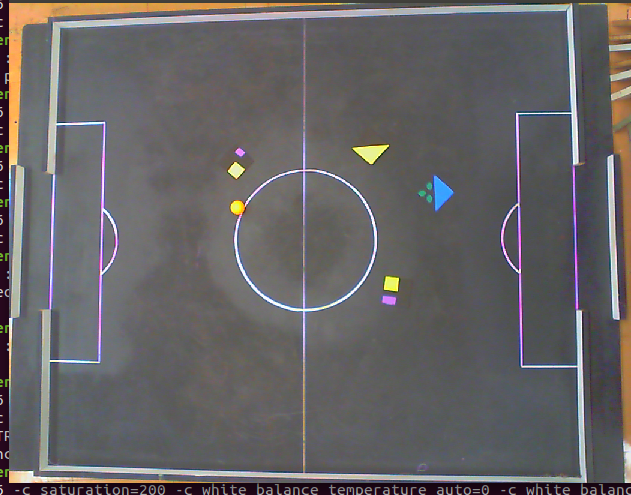
//> input picture Software/Imagens/campo_bonito_1.png, 631 x 495 px
$ ./find_color   (built with g++ and OpenCV 4)
//> lines starting //> are read from the running program, lines starting //| are printed output that depends on the picture; after the words box and inside, x2 and y2 are one past the last pixel; in counts of white or black regions, pixels touching at a corner belong together
#include <opencv2/core/core.hpp>
#include <opencv2/imgproc.hpp>
#include <opencv2/opencv.hpp>
#include <opencv2/highgui/highgui.hpp>
#include <iostream>
#include <unistd.h>

using namespace cv;
using namespace std;

//Input and Output Image;
Mat input, output;

int main( )
{
    // Input Quadilateral or Image plane coordinates
    int threshold = 100;
    int thresholdProp = 1;
    int apertureSize = 1;
    int L2gradient = true;

    input = imread( "Imagens/campo_bonito_1.png", 1 );
//> input is the input picture: 495 rows x 631 cols, CV_8UC3; mean B, G, R 101, 99.9, 102.5

    Mat imagem_hsv = Mat::zeros(input.size(), CV_8UC3);
    cvtColor(input, imagem_hsv, COLOR_BGR2HSV);
//> imagem_hsv: 495 rows x 631 cols, CV_8UC3; mean H, S, V 83.6, 35.5, 109.2

    vector<Mat> channelHSV;
    split(imagem_hsv, channelHSV);
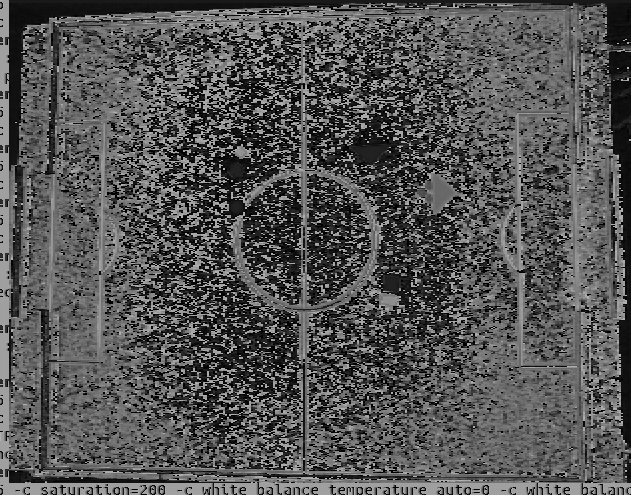
//> channelHSV[0]: 495 rows x 631 cols, CV_8UC1; min 0, max 179, mean 83.6
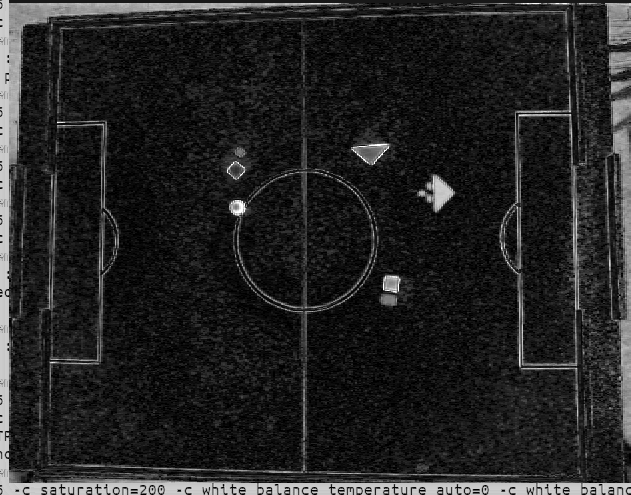
//> channelHSV[1]: 495 rows x 631 cols, CV_8UC1; min 0, max 255, mean 35.5
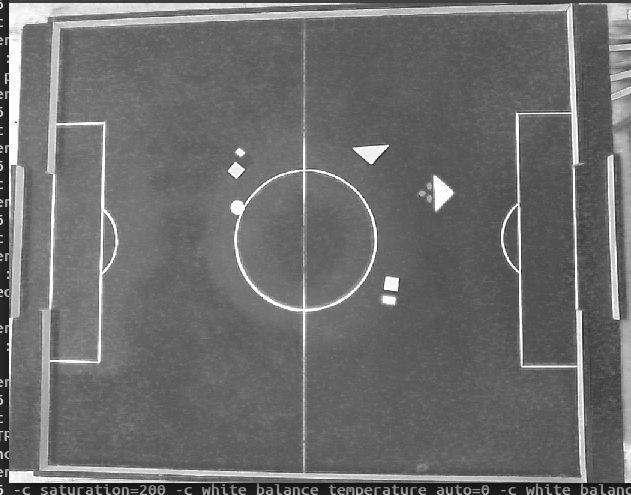
//> channelHSV[2]: 495 rows x 631 cols, CV_8UC1; min 22, max 255, mean 109.2

    int hmin = 0, hmax = 0, smin = 0, smax = 0, vmin= 0, vmax = 0;

    namedWindow( "Control", WINDOW_AUTOSIZE );
    createTrackbar("Hmin", "Control", &hmin, 360);
//> slider 'Hmin' is set to 72
    createTrackbar("Hmax", "Control", &hmax, 360);
//> slider 'Hmax' is set to 360
    createTrackbar("Smin", "Control", &smin, 255);
//> slider 'Smin' is set to 51
    createTrackbar("Smax", "Control", &smax, 255);
//> slider 'Smax' is set to 255
    createTrackbar("Vmin", "Control", &vmin, 255);
//> slider 'Vmin' is set to 51
    createTrackbar("Vmax", "Control", &vmax, 255);
//> slider 'Vmax' is set to 255
    imshow("Input",input);

    namedWindow( "Display window 2", WINDOW_AUTOSIZE );// Create a window for display.
    while(1)
    {

        Mat imagemBranco;
        inRange(imagem_hsv, Scalar(hmin, smin, vmin), Scalar(hmax, smax, vmax), imagemBranco);    //
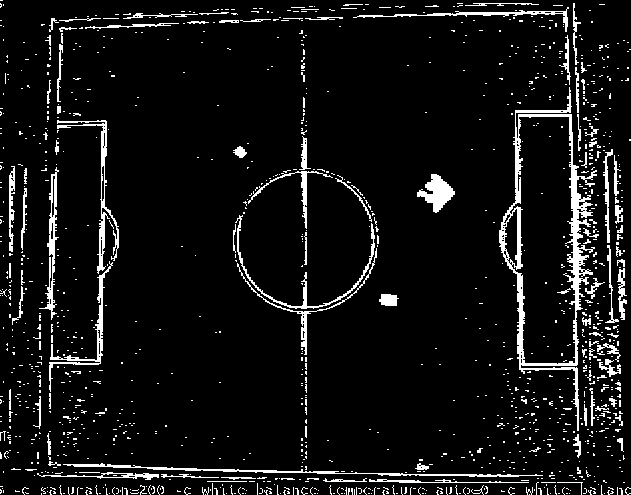
//> imagemBranco: 495 rows x 631 cols, CV_8UC1; 7.2% white; 1224 white regions (1118 under 20 px), largest, box (x1, y1, x2, y2) and area: (499, 87, 597, 431) 4352, (63, 463, 543, 477) 1034, (57, 120, 119, 274) 962


        /// Apply the erosion operation
        int erosion_size = 1;
        erode( imagemBranco, imagemBranco, getStructuringElement( MORPH_ELLIPSE,
                                           Size( 2*erosion_size + 1, 2*erosion_size+1 ),
                                           Point( erosion_size, erosion_size ) ) );
        erosion_size = 2;
        dilate( imagemBranco, imagemBranco, getStructuringElement( MORPH_RECT,
                                           Size( 2*erosion_size + 1, 2*erosion_size+1 ),
                                           Point( erosion_size, erosion_size ) ) );
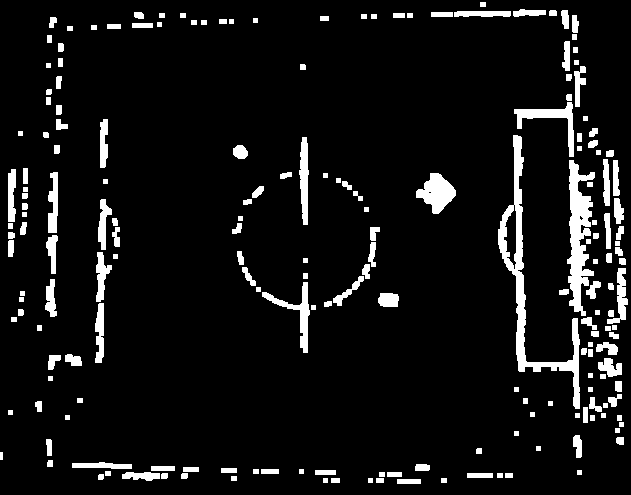
//> imagemBranco: 495 rows x 631 cols, CV_8UC1; 7.6% white; 198 white regions, largest, box (x1, y1, x2, y2) and area: (498, 135, 580, 409) 3240, (567, 160, 595, 316) 2278, (416, 173, 456, 214) 939

        imshow( "Display window 2", imagemBranco);                   // Show our image inside it.
        waitKey(30);                                          // Wait for a keystroke in the window
   }


    waitKey(0);
    return 0;
}

$ run again, with Software/Imagens/campo_bonito_2.png copied over Software/Imagens/campo_bonito_1.png
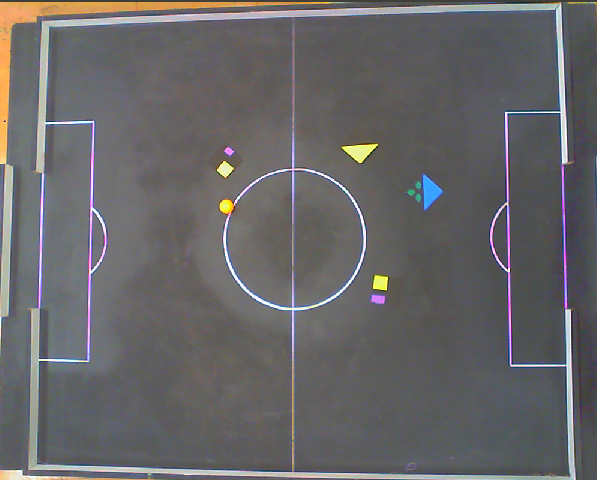
//> input picture Software/Imagens/campo_bonito_2.png, 597 x 480 px
//> input is the input picture: 480 rows x 597 cols, CV_8UC3; mean B, G, R 103.6, 102, 103.1
//> imagem_hsv: 480 rows x 597 cols, CV_8UC3; mean H, S, V 82.8, 27.3, 109.8
//> `split(imagem_hsv, channelHSV);`:
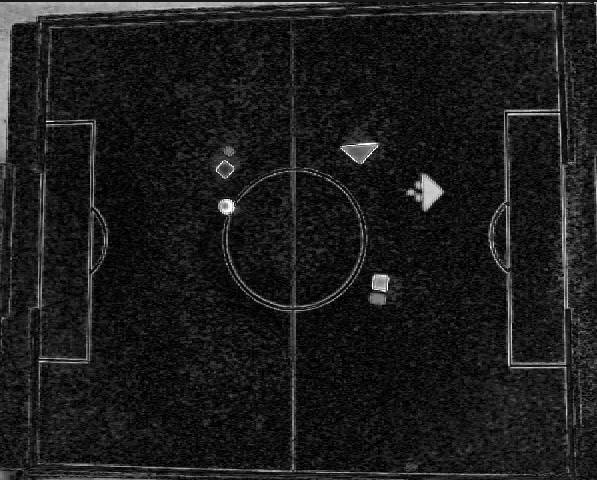
//> channelHSV[1]: 480 rows x 597 cols, CV_8UC1; min 0, max 255, mean 27.3
//> `dilate( imagemBranco, imagemBranco, getStructuringElement( MORPH_RECT,..`:
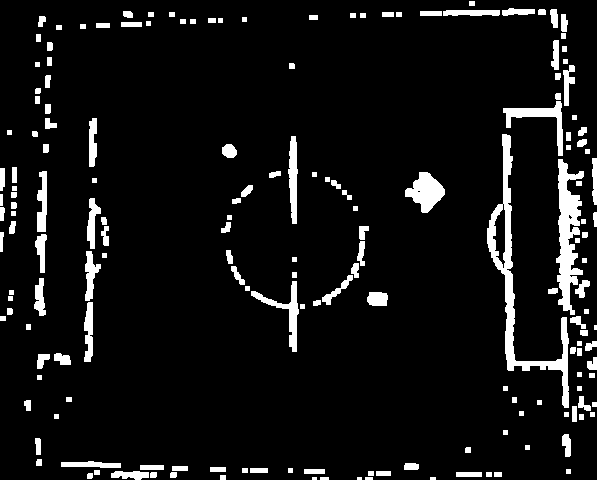
//> imagemBranco: 480 rows x 597 cols, CV_8UC1; 7.4% white; 176 white regions (4 under 20 px), largest, box (x1, y1, x2, y2) and area: (487, 134, 569, 408) 3240, (556, 159, 584, 315) 2278, (405, 172, 445, 213) 939

$ run again, with Software/Imagens/campo_transformado.png copied over Software/Imagens/campo_bonito_1.png
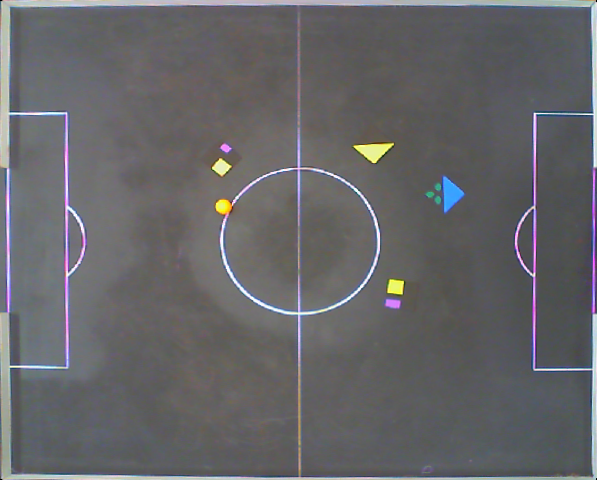
//> input picture Software/Imagens/campo_transformado.png, 597 x 480 px
//> input is the input picture: 480 rows x 597 cols, CV_8UC3; mean B, G, R 104.1, 101.5, 101.8
//> imagem_hsv: 480 rows x 597 cols, CV_8UC3; mean H, S, V 85.7, 22.6, 107.9
//> `split(imagem_hsv, channelHSV);`:
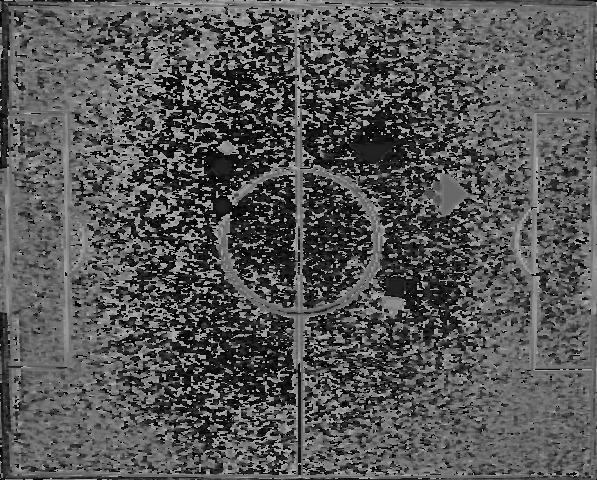
//> channelHSV[0]: 480 rows x 597 cols, CV_8UC1; min 0, max 179, mean 85.7
//> `dilate( imagemBranco, imagemBranco, getStructuringElement( MORPH_RECT,..`:
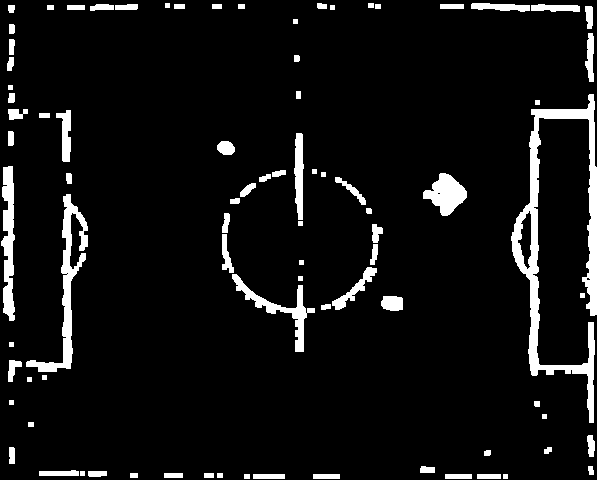
//> imagemBranco: 480 rows x 597 cols, CV_8UC1; 7% white; 85 white regions, largest, box (x1, y1, x2, y2) and area: (511, 94, 597, 423) 5959, (26, 194, 88, 372) 2138, (1, 166, 15, 321) 1449
